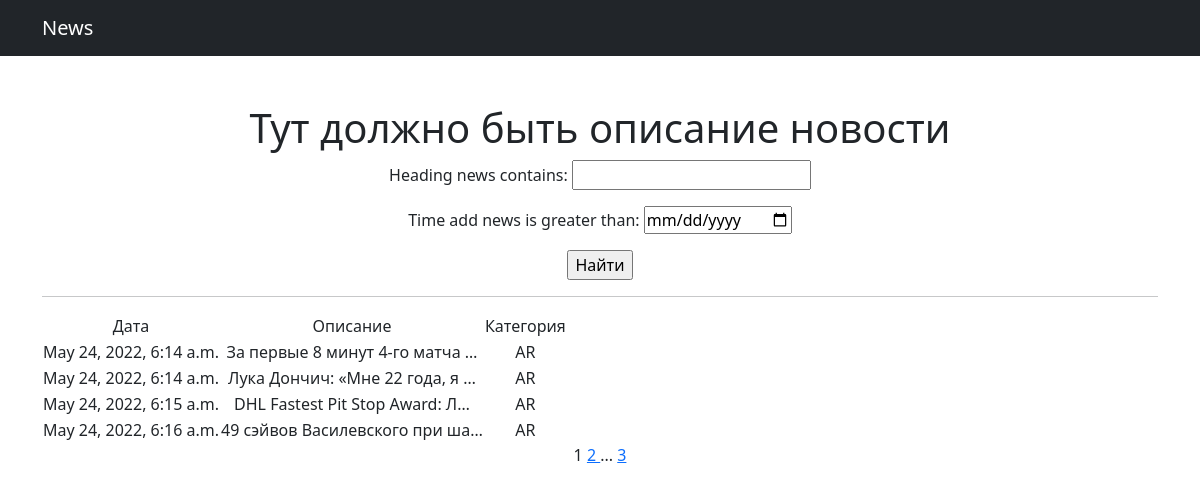
The app's page /article/ with its own data.
### news/models.py (models this page shows, shortened)
class Post(models.Model):
    NEWS = 'NW'
    ARTICLE = 'AR'
    CATEGORY_CHOICES = (
        (NEWS, 'Новость'),
        (ARTICLE, 'Статья'),
    )
    category_news = models.CharField(max_length=2, choices=CATEGORY_CHOICES, default=ARTICLE)
    time_add_news = models.DateTimeField(auto_now_add=True)
    heading_news = models.CharField(max_length=256)
    text_news = models.TextField()
    rang_news = models.IntegerField(default=0)
    author = models.ForeignKey(Author, on_delete=models.CASCADE)
    category = models.ManyToManyField(Category, through="PostCategory")

### news/views.py (the view)
# urls.py: path('article/', ArticleList.as_view(), name='article_list'),
class ArticleList(PostList):
    template_name = 'article.html'

### news/templatetags/custom_tags.py (called while the page is built)
@register.simple_tag(takes_context=True)
def url_replace(context, **kwargs):
    d = context['request'].GET.copy()
    for k, v in kwargs.items():
        d[k] = v
    return d.urlencode()

### news/views.py (called while the page is built)
    def get_queryset(self):
        queryset = super().get_queryset()
        self.filterset = PostFilter(self.request.GET, queryset)
        return self.filterset.qs

    def get_context_data(self, **kwargs):
        context = super().get_context_data(**kwargs)
        context['filterset'] = self.filterset
        return context

### news/templates/article.html (shortened to what this page needs)
{% extends 'flatpages/default.html' %}
{% load custom_filters %}
{% load custom_tags %}
{% block content %}
<h1>Тут должно быть описание новости</h1>
<form action="" method="get">
    {{ filterset.form.as_p }}
    <input type="submit" value="Найти"/>
</form>
<hr>
{% if news %}
    <table>
        <tr>
            <td>Дата</td>
            <td>Описание</td>
            <td>Категория</td>
        </tr>
        {% for news in news %}
            {% if news.category_news == 'AR' %}
                <tr>
                    <td>{{ news.time_add_news }}</td>
                    <td>{{ news.heading_news | truncatechars:30 }}</td>
                    <td>{{ news.category_news }}</td>
                </tr>
            {% endif %}
        {% endfor %}
    </table>
{% else %}
    <h2>Товаров нет!</h2>
{% endif %}
{{ page_obj.number }}
{% if page_obj.has_next %}
    <a href="?{% url_replace page=page_obj.next_page_number %}"> {{ page_obj.next_page_number }} </a>
    {% if paginator.num_pages != page_obj.next_page_number %}
        ...
        <a href="?{% url_replace page=page_obj.paginator.num_pages %}"> {{ page_obj.paginator.num_pages }} </a>
    {% endif %}
{% endif %}
{% endblock content %}

### news/templates/flatpages/default.html (shortened to what this page needs)
<!DOCTYPE html>
<html lang="en">
    <head>
        {% load static %}
        <link href="{% static 'css/styles.css' %}" rel="stylesheet" />
    </head>
    <body>
        <nav class="navbar navbar-expand-lg navbar-dark bg-dark">
            <div class="container">
                <a class="navbar-brand" href="#">News</a>
            </div>
        </nav>
        <div class="container">
            <div class="text-center mt-5">
                {% block content %}
                {% endblock content %}
            </div>
        </div>
    </body>
</html>

### records on screen
Post: time_add_news "May 24, 2022, 6:14 a.m.", heading_news "За первые 8 минут 4-го матча …", category_news "AR"
Post: time_add_news "May 24, 2022, 6:14 a.m.", heading_news "Лука Дончич: «Мне 22 года, я …", category_news "AR"
Post: time_add_news "May 24, 2022, 6:15 a.m.", heading_news "DHL Fastest Pit Stop Award: Л…", category_news "AR"
Post: time_add_news "May 24, 2022, 6:16 a.m.", heading_news "49 сэйвов Василевского при ша…", category_news "AR"

### other values on screen
{{ page_obj.number }} "1"
{{ page_obj.next_page_number }} "2"
{{ page_obj.paginator.num_pages }} "3"
